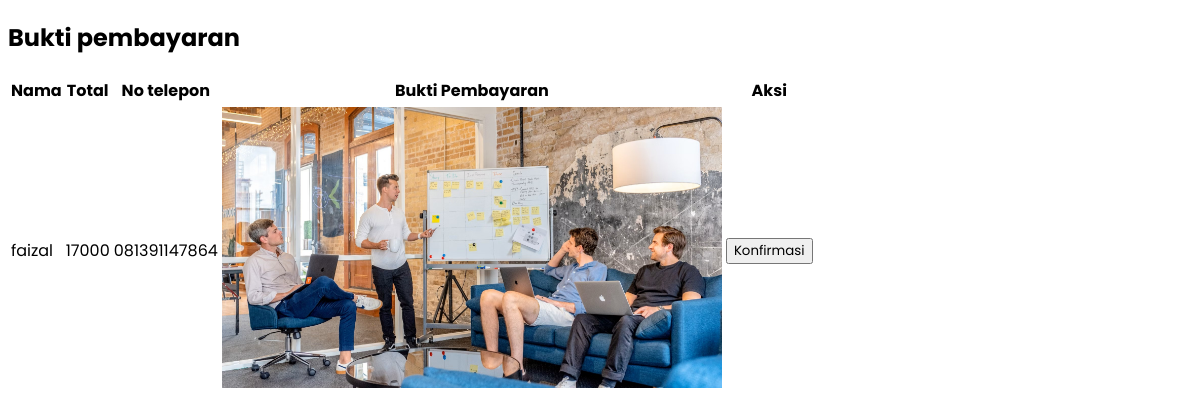
Page /admin/lihat.php?id=2 on the committed database.
### tables this page shows
CREATE TABLE `transaksi` (
  `id_transaksi` int(11) NOT NULL,
  `id_pengguna` int(11) NOT NULL,
  `id_produk` int(11) NOT NULL,
  `tanggal` date NOT NULL,
  `telepon` varchar(16) NOT NULL,
  `total` int(11) NOT NULL,
  `status_pembelian` varchar(200) NOT NULL,
  `bukti` varchar(200) NOT NULL
);

CREATE TABLE `pengguna` (
  `id_pengguna` int(11) NOT NULL,
  `nama_pengguna` varchar(100) NOT NULL,
  `pass` varchar(100) NOT NULL,
  `telepon_pengguna` varchar(15) NOT NULL
);

### admin/lihat.php (the view, shortened to what this page needs)
<?php
include "../koneksi.php";
$id = $_GET['id'];
$query = mysqli_query($koneksi, "SELECT * FROM transaksi JOIN pengguna ON transaksi.id_pengguna = pengguna.id_pengguna WHERE id_transaksi = '$id'");
$pecah = mysqli_fetch_assoc($query);
?>
<!doctype html>
<html lang="en">
  <head>
    <link rel="stylesheet" href="https://cdn.jsdelivr.net/npm/bootstrap-icons@1.11.3/font/bootstrap-icons.min.css">
  </head>
  <body>
        <div class="full-kontainer container">
        <h2>Bukti pembayaran</h2>
            <table class="table">
                <thead>
                    <tr>
                        <th>Nama</th>
                        <th>Total</th>
                        <th>No telepon</th>
                        <th>Bukti Pembayaran</th>
                        <th>Aksi</th>
                    </tr>
                </thead>
                <tbody>
                    <tr>
                        <td><?php echo $pecah['nama_pengguna'] ?></td>
                        <td><?php echo $pecah['total'];?></td>
                        <td><?php echo $pecah['telepon'];?></td>
                        <td>
                            <img src="../bukti_pembelian/<?php echo $pecah['bukti']; ?>" alt="" width="500px">
                        </td>
                        <td>
                            <form action="" method="post">
                            <button class="btn btn-primary" name="konfirmasi">Konfirmasi</button>
                            </form>
                        </td>
                    </tr>
                </tbody>
            </table>
        </div>
  </body>
</html>

### admin/lihat.php (style rules this page uses)
* { font-family: "Poppins"; }

### rows in the picture
transaksi: id_pengguna.nama_pengguna "faizal", total "17000", telepon "081391147864", bukti (picture)
